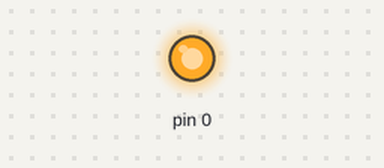
This sketch was run on a simulated Arduino Uno, built with avr-gcc and run on an emulated ATmega328P. On the bench: output pins drawn as LEDs (lit = HIGH). Random numbers use the default seed unless the sketch sets one.

Above: at 0.3 s.
At 38.31 s:
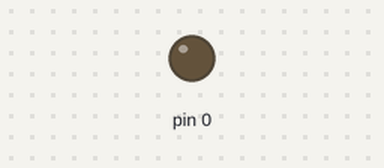
Timing chart, 0 to 39.9 s (numbered marks = the images above):
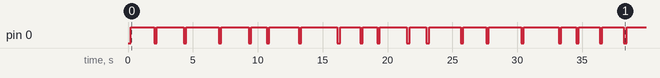

The sketch:

BlinkBothCores.ino
```cpp
int myLED;

void setup() {
  // put your setup code here, to run once:
  randomSeed(analogRead(0));

#ifdef CORE_CM7
  bootM4();
  myLED = LEDB; // built-in blue LED
#endif
#ifdef CORE_CM4
  myLED = LEDG; // built-in greeen LED
#endif
  pinMode(myLED, OUTPUT);
}

void loop() {
  // put your main code here, to run repeatedly:
  digitalWrite(myLED, LOW); // turn the LED on
  delay(200);
  digitalWrite(myLED, HIGH); // turn the LED off
  delay( rand() % 2000 + 1000); // wait for a random amount of time between 1 and 3 seconds.

}
```

Measured:
- by itself, pin 0: LOW → HIGH at 0.20 s, → LOW 1.8 s later, → HIGH 0.20 s later, → LOW 2.1 s later, … (37 changes in this stretch)
